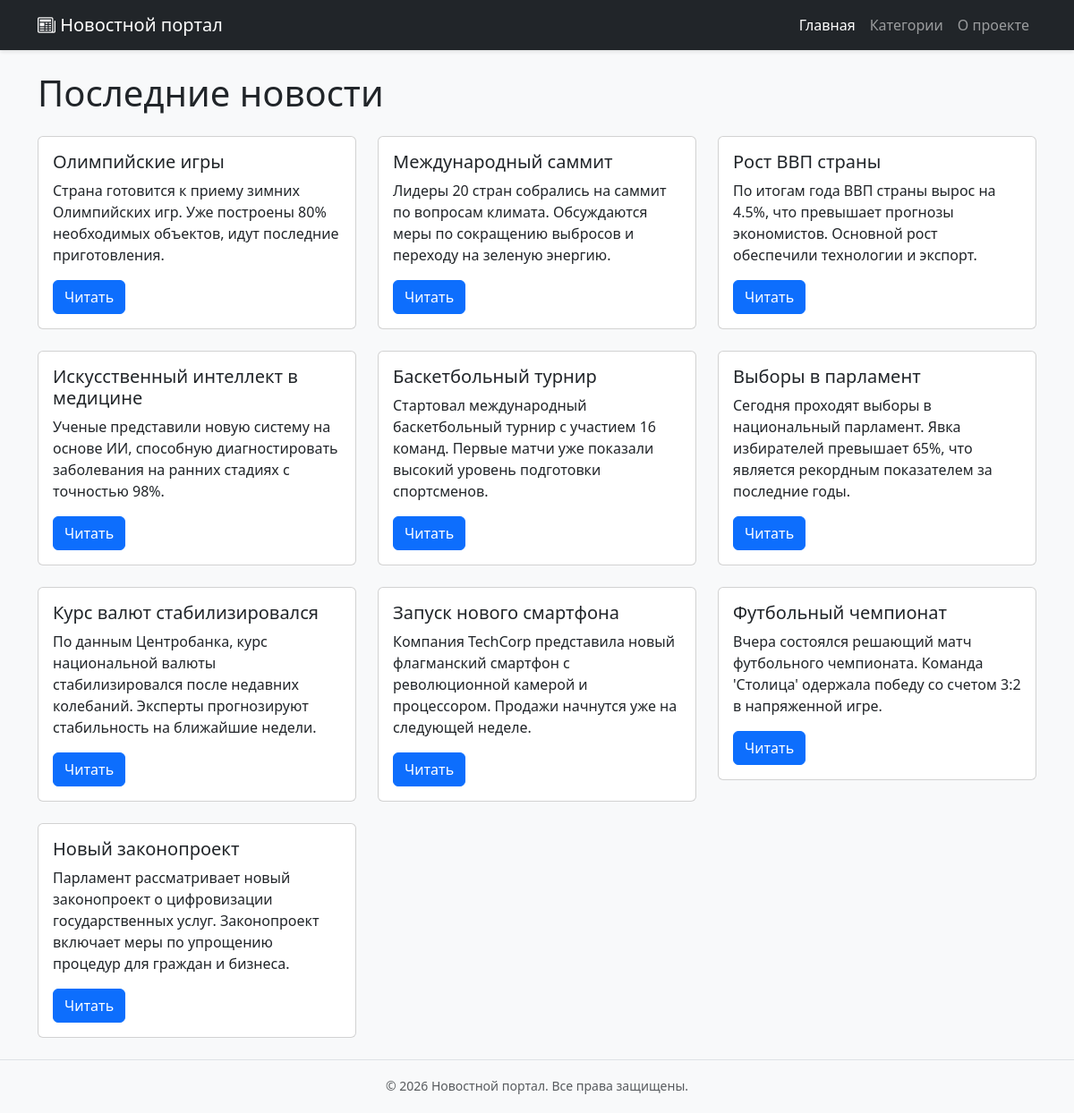
The page / on the database its author committed.
### news/models.py (models this page shows, shortened)
class News(models.Model):
    DRAFT = 'draft'
    PUBLISHED = 'published'
    ARCHIVED = 'archived'
    STATUS_CHOICES = [
        (DRAFT, 'Черновик'),
        (PUBLISHED, 'Опубликовано'),
        (ARCHIVED, 'В архиве'),
    ]
    title = models.CharField(max_length=200, verbose_name='Заголовок')
    slug = models.SlugField(max_length=200, unique=True, verbose_name='URL-адрес')
    content = models.TextField(verbose_name='Содержание')
    short_description = models.TextField(max_length=500, verbose_name='Краткое описание', blank=True)
    category = models.ForeignKey(
        Category,
        on_delete=models.CASCADE,
        related_name='news',
        verbose_name='Категория'
    )
    author = models.ForeignKey(
        User,
        on_delete=models.CASCADE,
        related_name='news',
        verbose_name='Автор'
    )
    status = models.CharField(
        max_length=20,
        choices=STATUS_CHOICES,
        default=DRAFT,
        verbose_name='Статус'
    )
    created_at = models.DateTimeField(auto_now_add=True, verbose_name='Дата создания')
    updated_at = models.DateTimeField(auto_now=True, verbose_name='Дата обновления')
    published_at = models.DateTimeField(blank=True, null=True, verbose_name='Дата публикации')
    image = models.ImageField(
        upload_to='news/images/%Y/%m/%d/',
        verbose_name='Изображение',
        blank=True,
        null=True
    )
    views = models.PositiveIntegerField(default=0, verbose_name='Количество просмотров')
    tags = models.CharField(max_length=200, verbose_name='Теги', blank=True)
    meta_title = models.CharField(max_length=200, verbose_name='Meta заголовок', blank=True)
    meta_description = models.TextField(verbose_name='Meta описание', blank=True)
    class Meta:
        verbose_name = 'Новость'
        verbose_name_plural = 'Новости'
        ordering = ['-created_at']
        indexes = [
            models.Index(fields=['-created_at']),
            models.Index(fields=['status']),
            models.Index(fields=['category']),
        ]

### news/views.py (the view)
# urls.py: path('', views.index, name='index'),
def index(request):
    news = News.objects.filter(status='published').order_by('-created_at')
    context = {
        'title': 'Новостной портал',
        'message': 'Добро пожаловать!',
        'news': news,
    }
    return render(request, 'news/index.html', context)

### news/templates/news/index.html
{% extends 'news/base.html' %}
{% block content %}
<h1 class="mb-4">Последние новости</h1>
<div class="row">
    {% for article in news %}
    <div class="col-md-4 mb-4">
        <div class="card">
            <div class="card-body">
                <h5 class="card-title">{{ article.title }}</h5>
                <p class="card-text">{{ article.content|truncatewords:20 }}</p>
                <a href="{% url 'news_detail' article.id %}" class="btn btn-primary">Читать</a>
            </div>
        </div>
    </div>
    {% empty %}
    <div class="col-12">
        <div class="alert alert-warning">
            Новостей пока нет.
        </div>
    </div>
    {% endfor %}
</div>
{% endblock %}

### news/templates/news/base.html (style rules this page uses)
body { background-color: #f8f9fa; padding-bottom: 60px; }

### rows shown on the page
News: title "Олимпийские игры", content "Страна готовится к приему зимних Олимпийских игр. Уже построены 80% необходимых объектов, идут последние приготовления."
News: title "Международный саммит", content "Лидеры 20 стран собрались на саммит по вопросам климата. Обсуждаются меры по сокращению выбросов и переходу на зеленую энергию."
News: title "Рост ВВП страны", content "По итогам года ВВП страны вырос на 4.5%, что превышает прогнозы экономистов. Основной рост обеспечили технологии и экспорт."
News: title "Искусственный интеллект в медицине", content "Ученые представили новую систему на основе ИИ, способную диагностировать заболевания на ранних стадиях с точностью 98%."
News: title "Баскетбольный турнир", content "Стартовал международный баскетбольный турнир с участием 16 команд. Первые матчи уже показали высокий уровень подготовки спортсменов."
News: title "Выборы в парламент", content "Сегодня проходят выборы в национальный парламент. Явка избирателей превышает 65%, что является рекордным показателем за последние годы."
News: title "Курс валют стабилизировался", content "По данным Центробанка, курс национальной валюты стабилизировался после недавних колебаний. Эксперты прогнозируют стабильность на ближайшие недели."
News: title "Запуск нового смартфона", content "Компания TechCorp представила новый флагманский смартфон с революционной камерой и процессором. Продажи начнутся уже на следующей неделе."
News: title "Футбольный чемпионат", content "Вчера состоялся решающий матч футбольного чемпионата. Команда 'Столица' одержала победу со счетом 3:2 в напряженной игре."
News: title "Новый законопроект", content "Парламент рассматривает новый законопроект о цифровизации государственных услуг. Законопроект включает меры по упрощению процедур для граждан и бизнеса."
